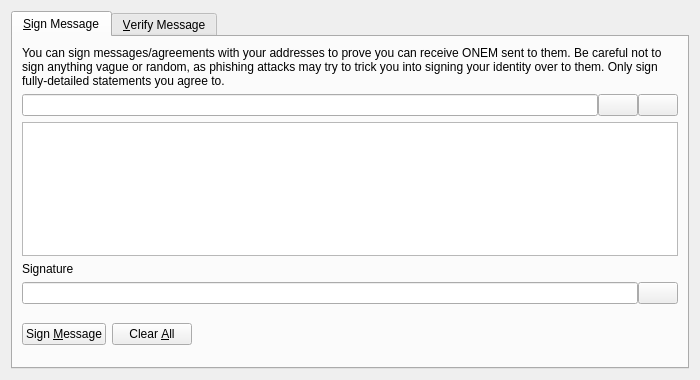
<?xml version="1.0" encoding="UTF-8"?>
<ui version="4.0">
 <class>SignVerifyMessageDialog</class>
 <widget class="QDialog" name="SignVerifyMessageDialog">
  <property name="geometry">
   <rect>
    <x>0</x>
    <y>0</y>
    <width>700</width>
    <height>380</height>
   </rect>
  </property>
  <property name="windowTitle">
   <string>Signatures - Sign / Verify a Message</string>
  </property>
  <property name="modal">
   <bool>true</bool>
  </property>
  <layout class="QVBoxLayout" name="verticalLayout">
   <item>
    <widget class="QTabWidget" name="tabWidget">
     <property name="currentIndex">
      <number>0</number>
     </property>
     <widget class="QWidget" name="tabSignMessage">
      <attribute name="title">
       <string>&amp;Sign Message</string>
      </attribute>
      <layout class="QVBoxLayout" name="verticalLayout_SM">
       <item>
        <widget class="QLabel" name="infoLabel_SM">
         <property name="text">
          <string>You can sign messages/agreements with your addresses to prove you can receive ONEM sent to them. Be careful not to sign anything vague or random, as phishing attacks may try to trick you into signing your identity over to them. Only sign fully-detailed statements you agree to.</string>
         </property>
         <property name="textFormat">
          <enum>Qt::PlainText</enum>
         </property>
         <property name="wordWrap">
          <bool>true</bool>
         </property>
        </widget>
       </item>
       <item>
        <layout class="QHBoxLayout" name="horizontalLayout_1_SM">
         <property name="spacing">
          <number>0</number>
         </property>
         <item>
          <widget class="QValidatedLineEdit" name="addressIn_SM">
           <property name="toolTip">
            <string>The ONEM address to sign the message with</string>
           </property>
          </widget>
         </item>
         <item>
          <widget class="QPushButton" name="addressBookButton_SM">
           <property name="toolTip">
            <string>Choose previously used address</string>
           </property>
           <property name="text">
            <string/>
           </property>
           <property name="shortcut">
            <string>Alt+A</string>
           </property>
           <property name="autoDefault">
            <bool>false</bool>
           </property>
          </widget>
         </item>
         <item>
          <widget class="QPushButton" name="pasteButton_SM">
           <property name="toolTip">
            <string>Paste address from clipboard</string>
           </property>
           <property name="text">
            <string/>
           </property>
           <property name="shortcut">
            <string>Alt+P</string>
           </property>
           <property name="autoDefault">
            <bool>false</bool>
           </property>
          </widget>
         </item>
        </layout>
       </item>
       <item>
        <widget class="QPlainTextEdit" name="messageIn_SM">
         <property name="toolTip">
          <string>Enter the message you want to sign here</string>
         </property>
        </widget>
       </item>
       <item>
        <widget class="QLabel" name="signatureLabel_SM">
         <property name="text">
          <string>Signature</string>
         </property>
         <property name="textFormat">
          <enum>Qt::PlainText</enum>
         </property>
        </widget>
       </item>
       <item>
        <layout class="QHBoxLayout" name="horizontalLayout_2_SM">
         <property name="spacing">
          <number>0</number>
         </property>
         <item>
          <widget class="QLineEdit" name="signatureOut_SM">
           <property name="font">
            <font>
             <italic>true</italic>
            </font>
           </property>
           <property name="readOnly">
            <bool>true</bool>
           </property>
          </widget>
         </item>
         <item>
          <widget class="QPushButton" name="copySignatureButton_SM">
           <property name="toolTip">
            <string>Copy the current signature to the system clipboard</string>
           </property>
           <property name="text">
            <string/>
           </property>
           <property name="autoDefault">
            <bool>false</bool>
           </property>
          </widget>
         </item>
        </layout>
       </item>
       <item>
        <layout class="QHBoxLayout" name="horizontalLayout_3_SM">
         <item>
          <widget class="QPushButton" name="signMessageButton_SM">
           <property name="toolTip">
            <string>Sign the message to prove you own this ONEM address</string>
           </property>
           <property name="text">
            <string>Sign &amp;Message</string>
           </property>
           <property name="autoDefault">
            <bool>false</bool>
           </property>
          </widget>
         </item>
         <item>
          <widget class="QPushButton" name="clearButton_SM">
           <property name="toolTip">
            <string>Reset all sign message fields</string>
           </property>
           <property name="text">
            <string>Clear &amp;All</string>
           </property>
           <property name="autoDefault">
            <bool>false</bool>
           </property>
          </widget>
         </item>
         <item>
          <spacer name="horizontalSpacer_1_SM">
           <property name="orientation">
            <enum>Qt::Horizontal</enum>
           </property>
           <property name="sizeHint" stdset="0">
            <size>
             <width>40</width>
             <height>48</height>
            </size>
           </property>
          </spacer>
         </item>
         <item>
          <widget class="QLabel" name="statusLabel_SM">
           <property name="font">
            <font>
             <weight>75</weight>
             <bold>true</bold>
            </font>
           </property>
           <property name="text">
            <string/>
           </property>
           <property name="wordWrap">
            <bool>true</bool>
           </property>
          </widget>
         </item>
         <item>
          <spacer name="horizontalSpacer_2_SM">
           <property name="orientation">
            <enum>Qt::Horizontal</enum>
           </property>
           <property name="sizeHint" stdset="0">
            <size>
             <width>40</width>
             <height>48</height>
            </size>
           </property>
          </spacer>
         </item>
        </layout>
       </item>
      </layout>
     </widget>
     <widget class="QWidget" name="tabVerifyMessage">
      <attribute name="title">
       <string>&amp;Verify Message</string>
      </attribute>
      <layout class="QVBoxLayout" name="verticalLayout_VM">
       <item>
        <widget class="QLabel" name="infoLabel_VM">
         <property name="text">
          <string>Enter the receiver's address, message (ensure you copy line breaks, spaces, tabs, etc. exactly) and signature below to verify the message. Be careful not to read more into the signature than what is in the signed message itself, to avoid being tricked by a man-in-the-middle attack. Note that this only proves the signing party receives with the address, it cannot prove sendership of any transaction!</string>
         </property>
         <property name="textFormat">
          <enum>Qt::PlainText</enum>
         </property>
         <property name="alignment">
          <set>Qt::AlignLeading|Qt::AlignLeft|Qt::AlignTop</set>
         </property>
         <property name="wordWrap">
          <bool>true</bool>
         </property>
        </widget>
       </item>
       <item>
        <layout class="QHBoxLayout" name="horizontalLayout_1_VM">
         <property name="spacing">
          <number>0</number>
         </property>
         <item>
          <widget class="QValidatedLineEdit" name="addressIn_VM">
           <property name="toolTip">
            <string>The ONEM address the message was signed with</string>
           </property>
          </widget>
         </item>
         <item>
          <widget class="QPushButton" name="addressBookButton_VM">
           <property name="toolTip">
            <string>Choose previously used address</string>
           </property>
           <property name="text">
            <string/>
           </property>
           <property name="shortcut">
            <string>Alt+A</string>
           </property>
           <property name="autoDefault">
            <bool>false</bool>
           </property>
          </widget>
         </item>
        </layout>
       </item>
       <item>
        <widget class="QPlainTextEdit" name="messageIn_VM"/>
       </item>
       <item>
        <widget class="QValidatedLineEdit" name="signatureIn_VM"/>
       </item>
       <item>
        <layout class="QHBoxLayout" name="horizontalLayout_2_VM">
         <item>
          <widget class="QPushButton" name="verifyMessageButton_VM">
           <property name="toolTip">
            <string>Verify the message to ensure it was signed with the specified ONEM address</string>
           </property>
           <property name="text">
            <string>Verify &amp;Message</string>
           </property>
           <property name="autoDefault">
            <bool>false</bool>
           </property>
          </widget>
         </item>
         <item>
          <widget class="QPushButton" name="clearButton_VM">
           <property name="toolTip">
            <string>Reset all verify message fields</string>
           </property>
           <property name="text">
            <string>Clear &amp;All</string>
           </property>
           <property name="autoDefault">
            <bool>false</bool>
           </property>
          </widget>
         </item>
         <item>
          <spacer name="horizontalSpacer_1_VM">
           <property name="orientation">
            <enum>Qt::Horizontal</enum>
           </property>
           <property name="sizeHint" stdset="0">
            <size>
             <width>40</width>
             <height>48</height>
            </size>
           </property>
          </spacer>
         </item>
         <item>
          <widget class="QLabel" name="statusLabel_VM">
           <property name="font">
            <font>
             <weight>75</weight>
             <bold>true</bold>
            </font>
           </property>
           <property name="text">
            <string/>
           </property>
           <property name="wordWrap">
            <bool>true</bool>
           </property>
          </widget>
         </item>
         <item>
          <spacer name="horizontalSpacer_2_VM">
           <property name="orientation">
            <enum>Qt::Horizontal</enum>
           </property>
           <property name="sizeHint" stdset="0">
            <size>
             <width>40</width>
             <height>48</height>
            </size>
           </property>
          </spacer>
         </item>
        </layout>
       </item>
      </layout>
     </widget>
    </widget>
   </item>
  </layout>
 </widget>
 <customwidgets>
  <customwidget>
   <class>QValidatedLineEdit</class>
   <extends>QLineEdit</extends>
   <header>qvalidatedlineedit.h</header>
  </customwidget>
 </customwidgets>
 <resources>
  <include location="../ONEM.qrc"/>
 </resources>
 <connections/>
</ui>
